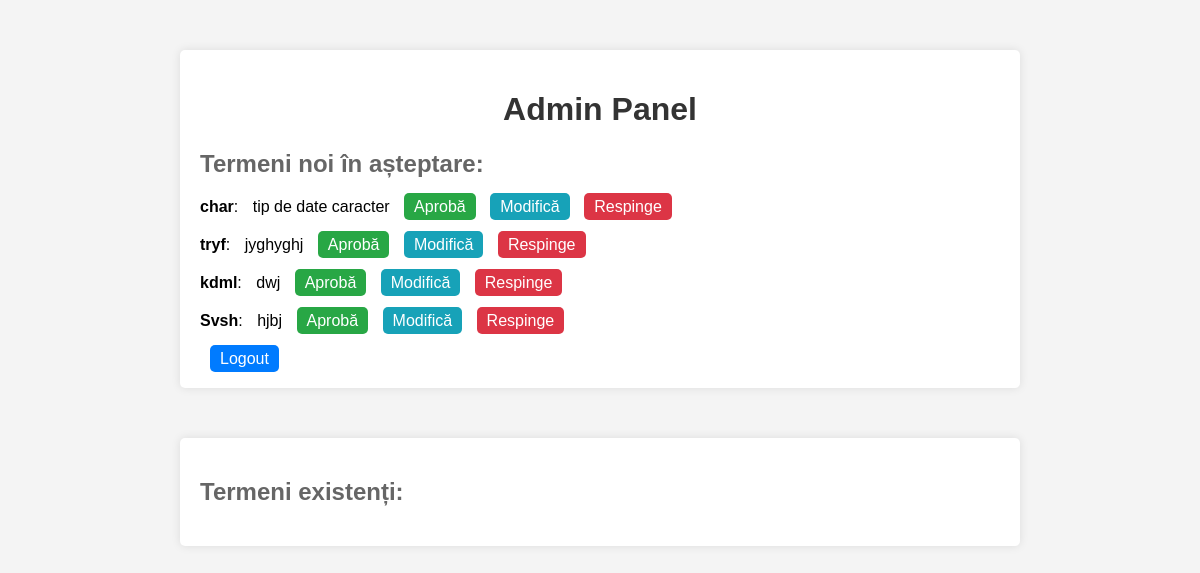
/admin (signed in), run on the app's committed database.
### a.py (models this page shows)
class Termen(db.Model):
    id = db.Column(db.Integer, primary_key=True)
    term = db.Column(db.String(100), unique=True, nullable=False)
    definition = db.Column(db.String(500), nullable=False)
    approved = db.Column(db.Boolean, default=False)

### a.py (the view)
@app.route('/admin')
def admin():
    if not session.get('logged_in'):
        return redirect(url_for('login'))
    termeni_noi = Termen.query.filter_by(approved=False).all()
    return render_template('admin.html', termeni_noi=termeni_noi)

### a.py (called while the page is built)
@app.before_request
def create_tables():
    db.create_all()

### templates/admin.html (shortened to what this page needs)
<!DOCTYPE html>
<html lang="en">
<head>
    <link rel="stylesheet" href="{{ url_for('static', filename='style1.css') }}">
</head>
<body>
    <div class="container">
        <h1>Admin Panel</h1>
        <h2>Termeni noi în așteptare:</h2>
        <ul class="term-list">
            {% for termen in termeni_noi %}
                <li>
                    <span class="term">{{ termen.term }}</span>:
                    <span class="definition">{{ termen.definition }}</span>
                    <a class="approve" href="{{ url_for('approve', term_id=termen.id) }}">Aprobă</a>
                    <a class="modify" href="{{ url_for('modifica', term_id=termen.id) }}">Modifică</a>
                    <a class="reject" href="{{ url_for('reject', term_id=termen.id) }}">Respinge</a>
                </li>
            {% endfor %}
        </ul>
        <a class="logout" href="{{ url_for('logout') }}">Logout</a>
    </div>
<div class="container">
    <h2>Termeni existenți:</h2>
</div>
</body>
</html>

### static/style1.css (style rules this page uses)
body { font-family: Arial, sans-serif; background-color: #f4f4f4; }
.container { max-width: 800px; margin: 50px auto; padding: 20px; background-color: #fff; border-radius: 5px; box-shadow: 0px 0px 10px rgba(0, 0, 0, 0.1); }
h1 { color: #333; }
h2 { color: #666; }
.term-list { list-style-type: none; padding: 0; }
.term-list li { margin-bottom: 20px; }
.term { font-weight: bold; }
.definition { margin-left: 10px; }
.approve, .reject, .logout, .modify { text-decoration: none; margin-left: 10px; padding: 5px 10px; border-radius: 5px; }
.approve { background-color: #28a745; color: #fff; }
.reject { background-color: #dc3545; color: #fff; }
.logout { background-color: #007bff; color: #fff; }
.modify { background-color: #17a2b8; color:white; }
h1 { text-align:center; }

### data on the page
Termen: term "char", definition "tip de date caracter"
Termen: term "tryf", definition "jyghyghj"
Termen: term "kdml", definition "dwj"
Termen: term "Svsh", definition "hjbj"
